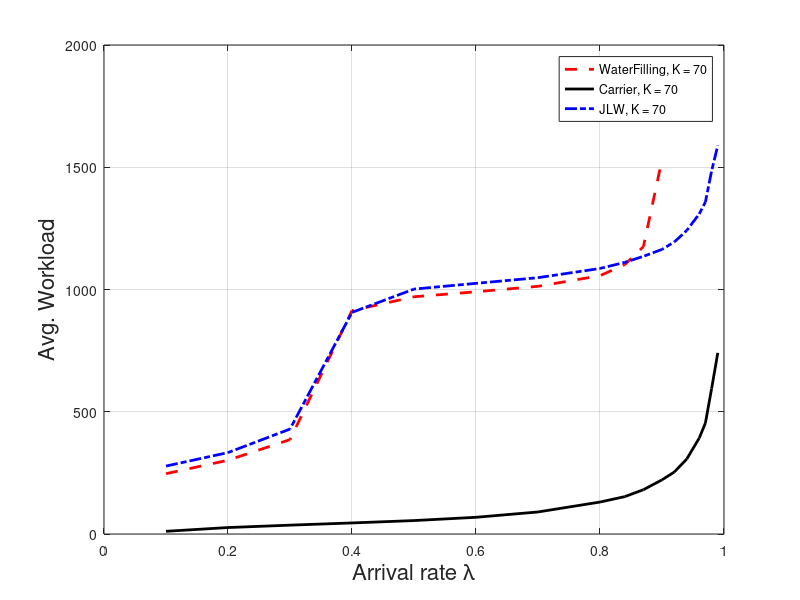

Here is the MATLAB script that generated this plot:
%% THIS ONE IS WHEN POWER WEIGHT K = 70
%% WE CAN SEE THE DIFFERENCE IS PRETTY OBVIOUS
%% TO BE STABLE OR TO BE SAVING
%% NEW ALGORITHM IS PRETTY WISE ON THIS POINT

WF=[ 0.1	  246.715145	    2.732726	 290.1180359
 0.2	  301.731813	    5.180912	 342.6373462
 0.3	  385.848574	     5.94138	 392.6732211
 0.4	  913.675391	    8.006575	 659.1950556
 0.5	   970.30143	   11.609035	 682.0470042
 0.6	  990.702507	    14.06421	  701.952631
 0.7	 1012.942001	   15.385315	 724.2227208
 0.8	 1056.577056	    15.89795	 742.0197336
0.84	 1101.856089	    15.96439	 754.0291217
0.87	 1175.214133	   15.989085	 776.6201101
 0.9	 1530.722755	   15.996505	 920.7238191];

JLW=[ 0.1	  277.887861	    2.850852	 213.0735621
 0.2	  332.978974	    5.309137	 147.0009015
 0.3	  429.148096	    5.960875	 161.2590379
 0.4	  906.423824	     7.25666	  367.324022
 0.5	 1001.692319	   11.394835	 335.5803093
 0.6	 1025.175188	    14.00289	 290.7644616
 0.7	 1048.362048	    15.41102	 260.2730797
 0.8	   1085.9822	   15.899145	 243.0735469
0.84	 1111.113893	   15.961425	 241.8735078
0.87	 1135.584678	    15.98495	 242.2944333
 0.9	 1163.992588	    15.99002	 246.8698014
0.92	 1194.630575	    15.99595	 252.3860366
0.94	 1241.812893	    15.99634	 264.6595327
0.96	 1308.867582	    15.99721	 283.5460869
0.97	 1357.676465	    15.99703	 298.7859626
0.98	 1484.624173	    15.99721	 339.7549882
0.99	  1589.47675	    15.99607	 373.5744754];

CA=[ 0.1	   11.044816	    5.768552	 20.30925958
 0.2	   26.412935	   10.239022	 23.12439628
 0.3	   36.201361	   13.074054	 24.35065264
 0.4	   45.248691	   14.784443	 26.67259661
 0.5	   54.949609	   15.596061	 30.41959037
 0.6	   68.336641	   15.892614	 36.35780533
 0.7	   90.118316	    15.98023	 46.86992821
 0.8	   130.66228	   15.997987	 66.23075815
0.84	  152.893419	   15.999502	 76.80812787
0.87	  181.134332	   15.999724	 90.63542932
 0.9	  221.469282	   15.999898	 109.8238085
0.92	  253.633047	   15.999926	  124.965873
0.94	  306.992806	   15.999946	 150.8550961
0.96	  392.036037	   15.999948	 191.8705657
0.97	  453.825046	   15.999948	 222.1606669
0.98	  594.607836	   15.999948	 290.8041803
0.99	  740.843895	   15.999948	  361.376835];


figure(1)
hold on
plot(WF(:,1),(WF(:,2)),'r--','MarkerSize',10,'LineWidth',2);
plot(CA(:,1),(CA(:,2)),'k','MarkerSize',10,'LineWidth',2);
plot(JLW(:,1),(JLW(:,2)),'b-.','MarkerSize',10,'LineWidth',2);
xlabel('Arrival rate \lambda','FontSize',16)
ylabel('Avg. Workload','FontSize',16)
grid on
box on
legend('WaterFilling, K = 70','Carrier, K = 70','JLW, K = 70')
%axis([0.1 1 0 4])